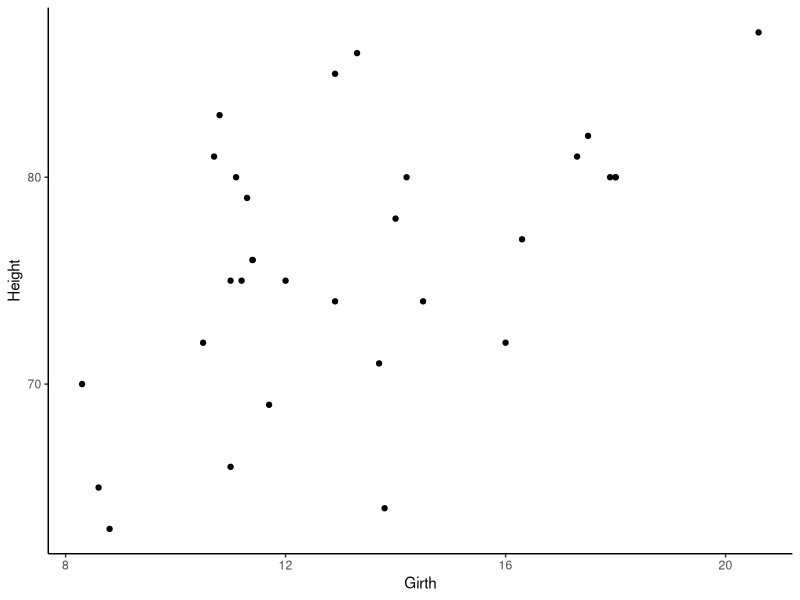
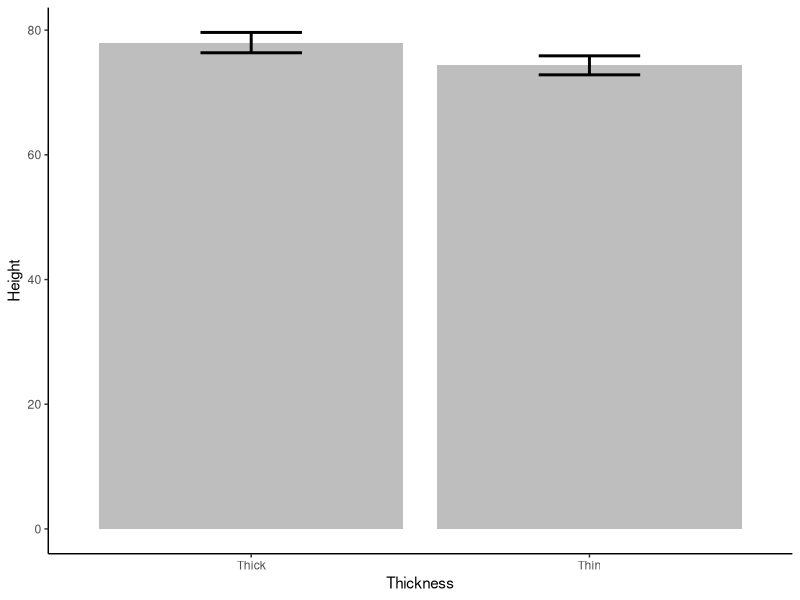
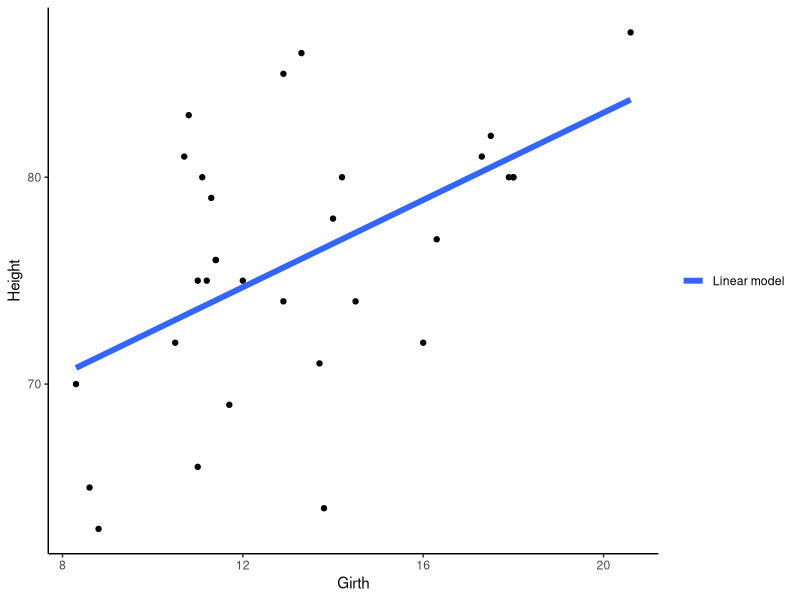
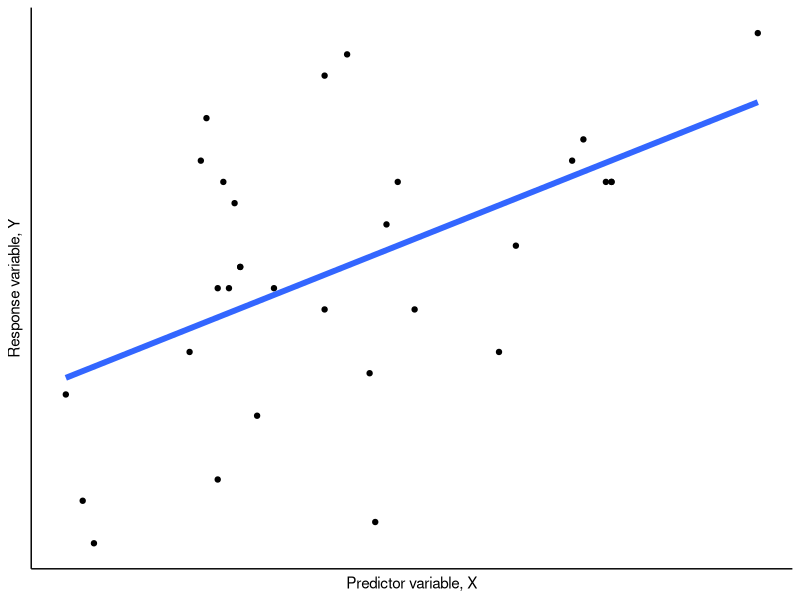
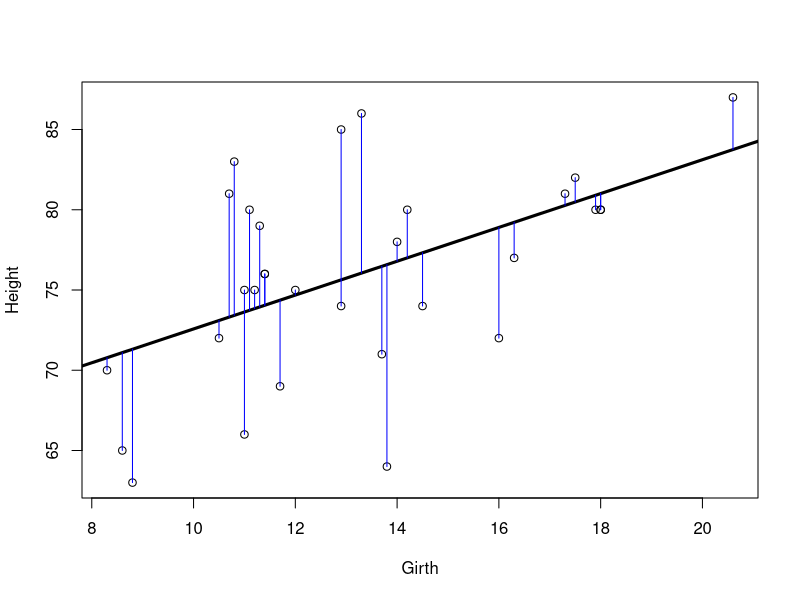
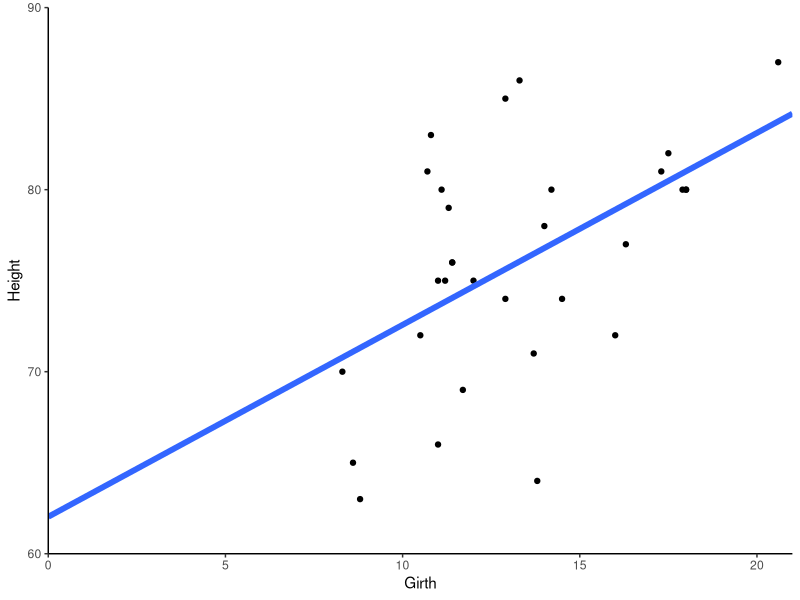
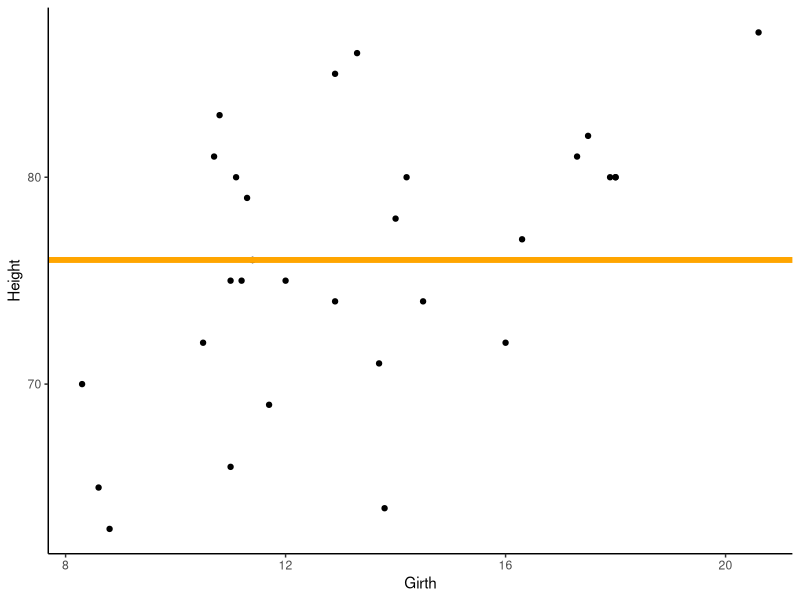
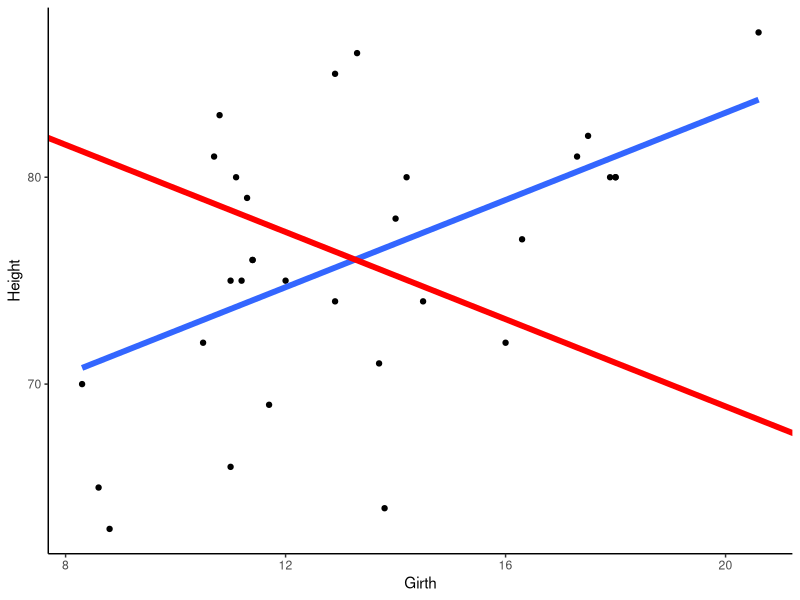

R code for these plots, in order:
## ---- chunk 1
library(knitr)
opts_chunk$set(echo = F, warning = FALSE, message = FALSE, comment = NA, fig.height = 3, fig.width = 3, dpi = 100, fig.align = "center", fig.show = "hold")
library(tidyverse)
theme_set(theme_classic())
library(MASS)
## ---- chunk 2
tree_plot <- ggplot(trees, aes(Girth, Height)) + geom_point()
tree_plot
## ---- chunk 3
trees %>% 
  mutate(Thickness = ifelse(Girth <= median(Girth), "Thin", "Thick")) %>% 
  ggplot(aes(Thickness, Height)) + 
  stat_summary(fun.y = mean, geom = "bar", fill = 'grey') +
  stat_summary(fun.data = "mean_se", geom = "errorbar", lwd = 1, width = 0.3)
t.test(Height ~ Thickness, trees %>% 
  mutate(Thickness = ifelse(Girth <= median(Girth), "Thin", "Thick")))
## ---- chunk 4
tree_plot +
  geom_smooth(method = "lm", se = F, lwd = 2, aes(colour = "Linear model")) +
  scale_colour_manual(name=NULL, values=c("#3366FF"))
## ---- chunk 5
tree_plot +
  geom_smooth(method = "lm", se = F, lwd = 2) +
  xlab("Predictor variable, X") +
  ylab("Response variable, Y") +
  theme(axis.ticks = element_blank(),
        axis.text = element_blank()) 
## ---- chunk 6
plot(Height ~ Girth, trees)
tree_lm <- lm(Height ~ Girth, trees)
abline(tree_lm, lwd=3)
for(i in seq_along(trees$Height)) {
	  yval <- coef(tree_lm)[1]+coef(tree_lm)[2]*trees$Height[i]
	  segments(x0 = trees$Girth[i], y0 = trees$Height[i], 
	           x1 = trees$Girth[i], y1= coef(tree_lm)[1]+coef(tree_lm)[2]*trees$Girth[i], col = "blue")
	}
## ---- chunk 7
tree_lm
## ---- chunk 8
tree_plot +
  geom_smooth(method = "lm", se = F, lwd = 2, fullrange = TRUE) +
  scale_x_continuous(limits = c(0,21), expand = c(0, 0)) +
  scale_y_continuous(limits = c(60,90), expand = c(0, 0)) 
## ---- chunk 9
tree_plot +
#  geom_smooth(method = "lm", se = F, lwd = 2) +
  geom_hline(yintercept = mean(trees$Height), colour = "orange", lwd = 2)
## ---- chunk 10
tree_plot +
  geom_smooth(method = "lm", se = F, lwd = 2) +
  geom_abline(slope = -1.054, intercept = 90, lwd = 2, colour = "red")
## ---- chunk 11
summary(tree_lm)
## ---- chunk 12
ggplot(data = data.frame(x = c(-3, 3)), aes(x)) +
  stat_function(fun = dnorm, n = 101, args = list(mean = 0, sd = 1)) + ylab("") +
  scale_y_continuous(breaks = NULL)
## ---- chunk 13
t.test(Height ~ Sex, survey)
kable(anova(lm(Height ~ Sex, survey)), digits = 32)
